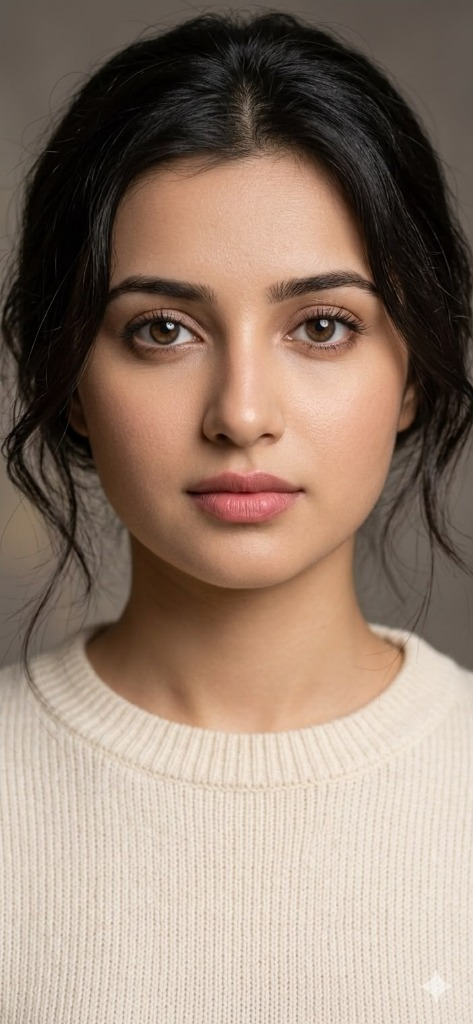
#> input picture samples/woman.jpg, 473 x 1024 px
$ python -i noise.py   (imports and definitions only)
#> lines starting #> are read from the running program, lines starting #| are printed output that depends on the picture
### forensics/utils.py
from __future__ import annotations
from dataclasses import dataclass
from typing import Optional, Tuple
import numpy as np
import cv2
from PIL import Image

@dataclass
class Signal:
    """One forensic cue. score: 0 = looks real, 1 = looks fake."""
    name: str
    score: float
    weight: float
    detail: str
    heatmap: Optional[np.ndarray] = None   # float 0..1, any size (resized later)
    box: Optional[Tuple[int, int, int, int]] = None

    def to_dict(self):
        return {"name": self.name, "fake_score": round(float(self.score), 3),
                "weight": self.weight, "detail": self.detail}

def sigmoid(x: float) -> float:
    return float(1.0 / (1.0 + np.exp(-x)))

def logit(p: float) -> float:
    p = min(max(float(p), 0.02), 0.98)
    return float(np.log(p / (1 - p)))

def to_unit(x: float, lo: float, hi: float) -> float:
    return float(np.clip((x - lo) / (hi - lo + 1e-12), 0.0, 1.0))

# [18 lines left out: function load_rgb, not called in this run]

### forensics/noise.py
"""Noise-residual consistency. Real camera noise is fairly uniform across the
frame; pasted / generated regions carry different noise statistics.

Thresholds are deliberately conservative: heavy social-media compression
(WhatsApp, Instagram) creates block-boundary noise variation that should NOT
trigger a false positive."""
import numpy as np
import cv2
from .utils import Signal, to_unit


def analyze(rgb, block=32):
#> called with block = 32
    gray = cv2.cvtColor(rgb, cv2.COLOR_RGB2GRAY).astype(np.float32)
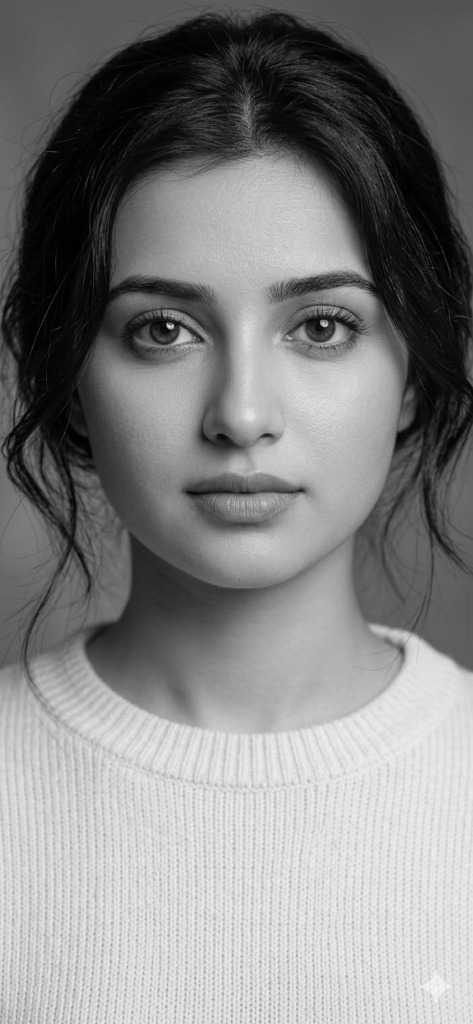
#> gray: shape (1024, 473) float32; min 0, max 247, mean 131.1
    res = gray - cv2.GaussianBlur(gray, (0, 0), 1.2)
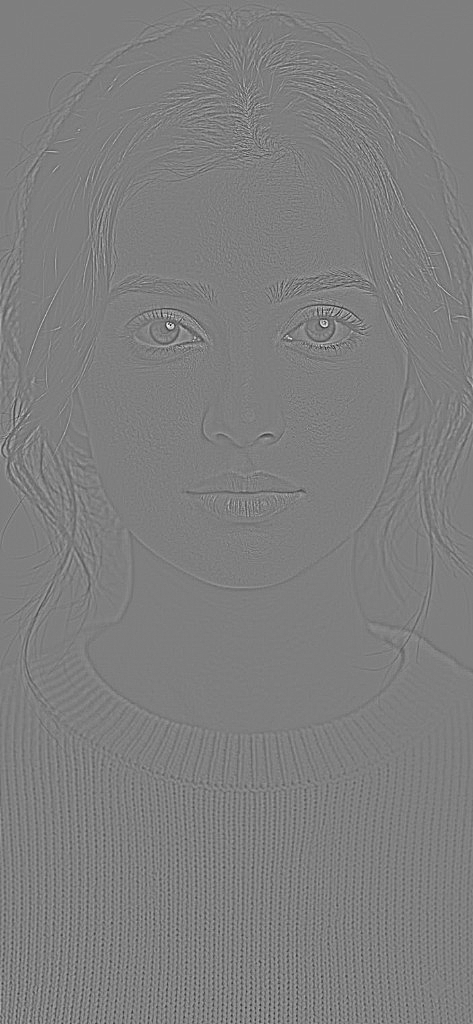
#> res: shape (1024, 473) float32; min -63.02, max 63.63, mean 0; drawn with min black and max white
    h, w = res.shape
#> h = 1024; w = 473
    h2, w2 = h // block * block, w // block * block
#> h2 = 1024; w2 = 448
    if h2 < block * 2 or w2 < block * 2:
        return None
    blocks = res[:h2, :w2].reshape(h2 // block, block, w2 // block, block)
    lv = blocks.std(axis=(1, 3)) + 1e-3
    mean_noise = float(lv.mean())
#> mean_noise = 4.15
    cv_ = float(lv.std() / lv.mean())
#> cv_ = 0.631
    dev = np.abs(np.log(lv / np.median(lv)))

    # --- Scoring ---
    # cv_ (coefficient of variation) tells us how *uneven* the noise is.
    #   Real photos compressed once: cv_ ~ 0.15-0.50
    #   WhatsApp / heavy recompression: cv_ ~ 0.50-1.10  (creates block artifacts, NOT fake)
    #   Actual splices / composites: cv_ > 1.20
    # mean_noise tells us how much noise exists overall.
    #   AI images are unnaturally clean: mean_noise < 0.8
    #   Real photos: mean_noise ~ 2.0-8.0
    #   Heavily compressed: mean_noise ~ 1.0-2.5

    # Widen the "real" thresholds so compression artifacts don't trigger false positives
    variation_score = to_unit(cv_, 0.70, 1.50)   # was (0.35, 1.2) — too sensitive
#> variation_score = 0
    cleanliness_score = 1 - to_unit(mean_noise, 0.5, 2.5)  # was (0.8, 3.0)
#> cleanliness_score = 0

    score = 0.5 * variation_score + 0.5 * cleanliness_score
#> score = 0

    heat = cv2.resize((dev / (dev.max() + 1e-6)).astype(np.float32), (w2, h2),
                      interpolation=cv2.INTER_NEAREST)
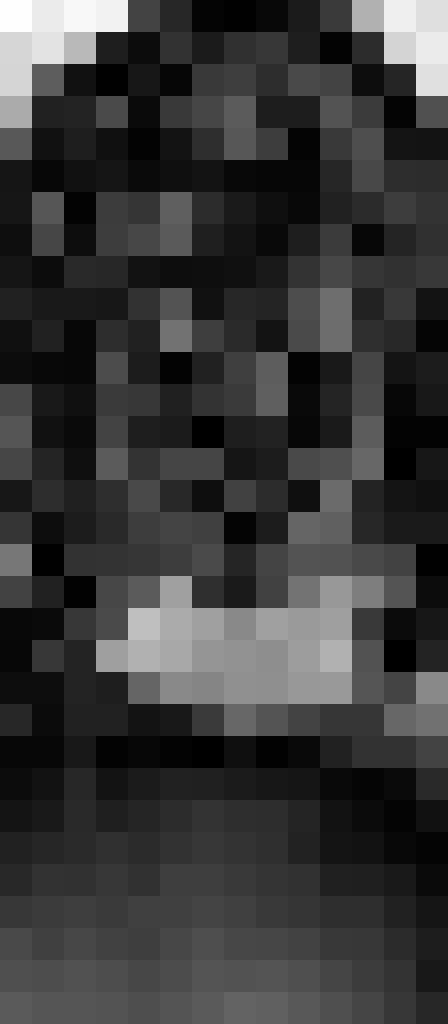
#> heat: shape (1024, 448) float32; min 0.00359, max 1, mean 0.22
    verdict = ("inconsistent or unnaturally clean noise (synthetic / composited)"
               if score > 0.5 else "consistent sensor-like noise")
#> verdict = 'consistent sensor-like noise'
    detail = (f"Noise residual: mean level {mean_noise:.2f}, block-to-block variation "
              f"{cv_:.2f} -> {verdict}.")
    return Signal("noise", score, 1.5, detail, heatmap=heat)

>>> import cv2
>>> picture = cv2.cvtColor(cv2.imread('../samples/woman.jpg'), cv2.COLOR_BGR2RGB)
>>> result = analyze(picture)

$ run again, on samples/guy.png
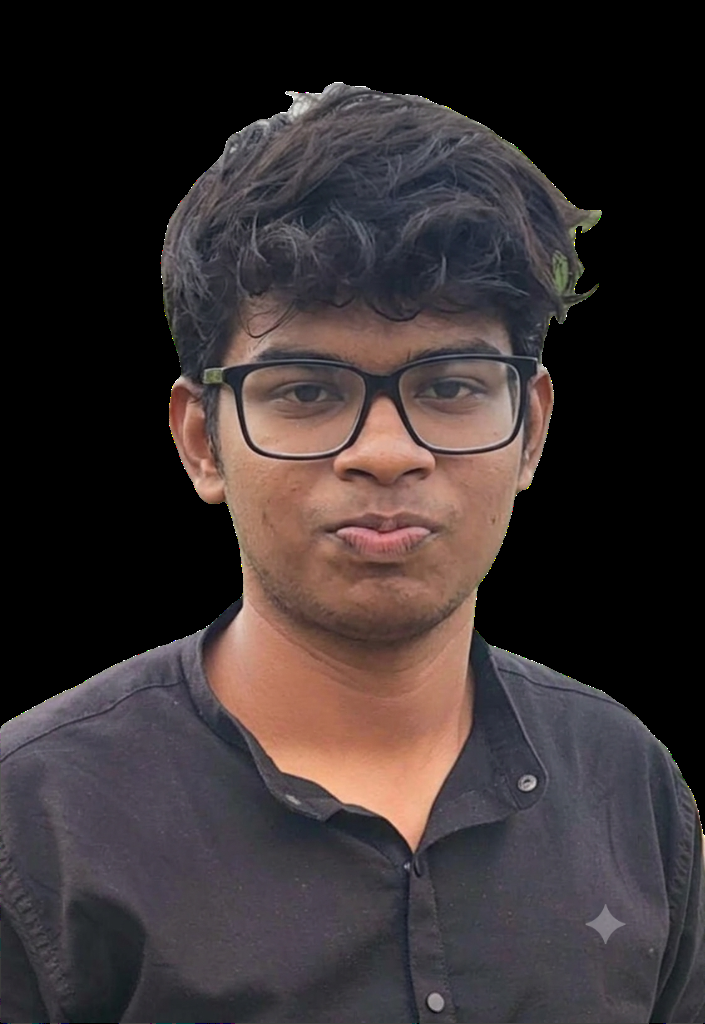
#> input picture samples/guy.png, 705 x 1024 px
#> in analyze, `lv = blocks.std(axis=(1, 3)) + 1e-3`:
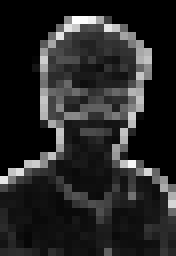
#> lv: shape (32, 22) float32 (shown 8 times larger); min 0.001, max 20.95, mean 3.2; drawn with min black and max white
#> mean_noise = 3.2
#> cv_ = 1.38
#> in analyze, `dev = np.abs(np.log(lv / np.median(lv)))`:
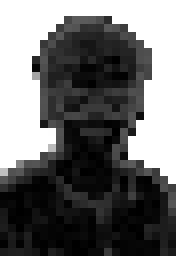
#> dev: shape (32, 22) float32 (shown 8 times larger); min 0.00697, max 7.31, mean 3.05; drawn with min black and max white
#> variation_score = 0.851
#> cleanliness_score = 0
#> score = 0.426
#> verdict = 'consistent sensor-like noise'
